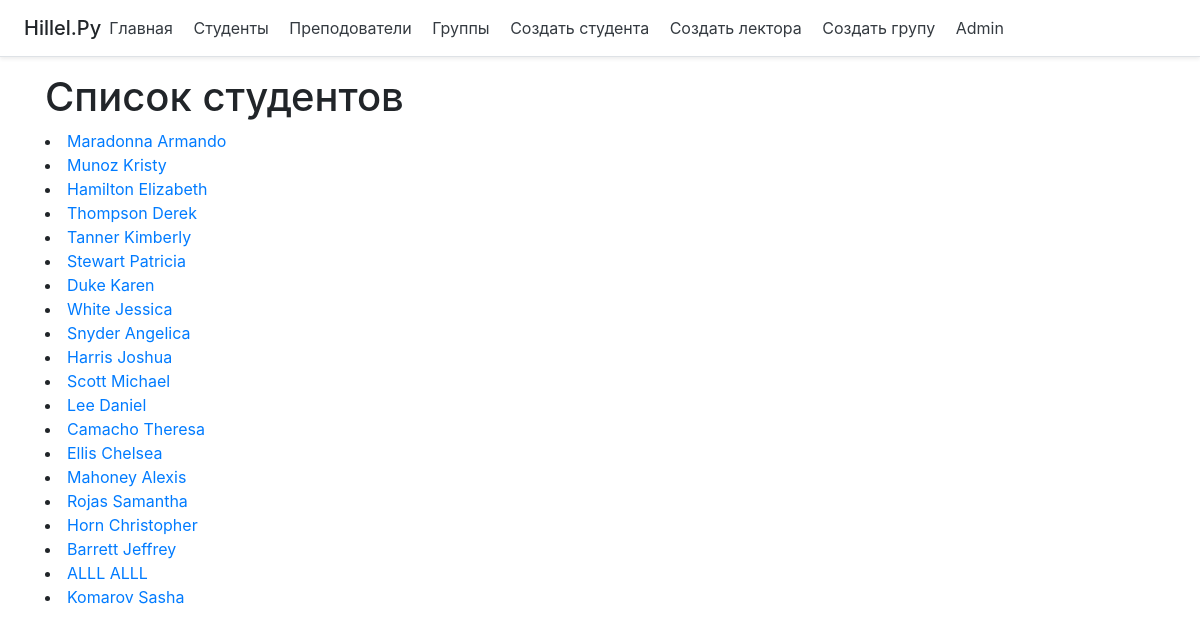
Page /student on the committed database.
### main/models.py (models this page shows, shortened)
class Student(models.Model):
    student_id = models.AutoField(primary_key=True)
    first_name = models.CharField('Имя студента', max_length=100)
    last_name = models.CharField('Фамилия студента', max_length=100)
    email = models.EmailField(max_length=250)

### main/views.py (the view)
# urls.py: path('student', views.show_student, name='student'),
def show_student(request):
    students = Student.objects.all().order_by()
    return render(request, 'main/students.html', {'title': 'Студенты', 'students': students})

### main/templates/main/students.html (shortened to what this page needs)
{%extends 'main/base.html'%}
{% block content%}
<h1> Список студентов  </h1>
 {% for student in students %}
<li>
            <a href="{% url 'show_student' student_id=student.student_id %}">
                {{ student.last_name}}  {{student.first_name }}
            </a>
</li>
    {% endfor %}
{% endblock %}

### rows in the picture
Student: last_name "Maradonna", first_name "Armando"
Student: last_name "Munoz", first_name "Kristy"
Student: last_name "Hamilton", first_name "Elizabeth"
Student: last_name "Thompson", first_name "Derek"
Student: last_name "Tanner", first_name "Kimberly"
Student: last_name "Stewart", first_name "Patricia"
Student: last_name "Duke", first_name "Karen"
Student: last_name "White", first_name "Jessica"
Student: last_name "Snyder", first_name "Angelica"
Student: last_name "Harris", first_name "Joshua"
Student: last_name "Scott", first_name "Michael"
Student: last_name "Lee", first_name "Daniel"
Student: last_name "Camacho", first_name "Theresa"
Student: last_name "Ellis", first_name "Chelsea"
Student: last_name "Mahoney", first_name "Alexis"
Student: last_name "Rojas", first_name "Samantha"
Student: last_name "Horn", first_name "Christopher"
Student: last_name "Barrett", first_name "Jeffrey"
Student: last_name "ALLL", first_name "ALLL"
Student: last_name "Komarov", first_name "Sasha"
